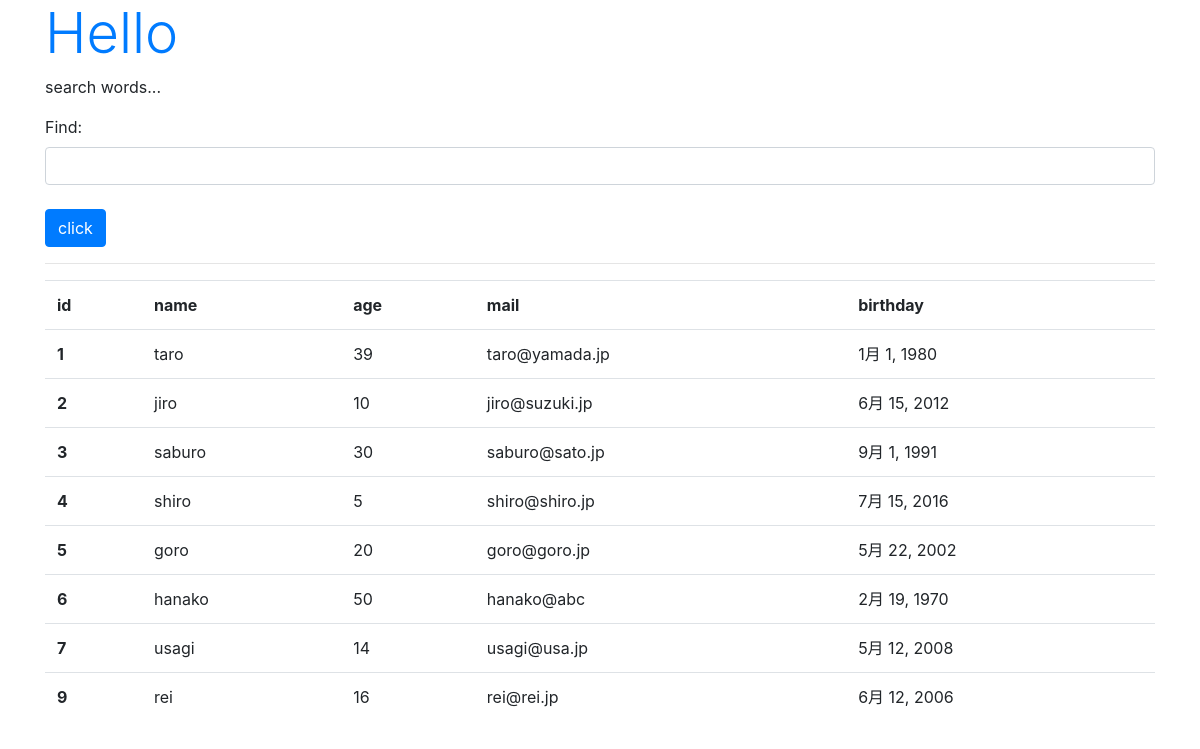
/hello/find, run on the app's committed database.
### hello/models.py (models this page shows, shortened)
class Friend(models.Model):
    name = models.CharField(max_length=100,validators=[number_only])
    mail = models.EmailField(max_length=200)
    gender = models.BooleanField()
    age = models.IntegerField()
    birthday = models.DateField()

### hello/views.py (the view)
# urls.py: path('find', views.find, name='find'),
def find(request):
    if (request.method == 'POST'):
        msg = request.POST['find']
        form = FindForm(request.POST)
        sql = 'select * from hello_friend'
        if ( msg != ''):
            sql += ' Where ' + msg
        data = Friend.objects.raw(sql)
        msg = sql
    else:
        msg = 'search words...'
        form = FindForm()
        data = Friend.objects.all()
    params = {
        'title' : 'Hello',
        'message' : msg,
        'form' : form,
        'data' : data
    }
    return render(request, 'hello/find.html', params)

### hello/forms.py
class FindForm(forms.Form):
    find = forms.CharField(label='Find', required=False, widget=forms.TextInput(attrs={'class':'form-control'}))

### hello/templates/hello/find.html (shortened to what this page needs)
{% load static %}
<!DOCTYPE html>
<html lang="ja">
<head>
    <link rel="stylesheet"
    href="https://stackpath.bootstrapcdn.com/bootstrap/4.3.1/css/bootstrap.min.css"
>
</head>
<body class="container">
    <h1 class="display-4 text-primary">{{title}}</h1>
    <p>{{message|safe}}</p>
    <form action="{% url 'find' %}" method="post">
    {{ form.as_p }}
    <tr><th></th><td>
        <input type="submit" value="click" class="btn btn-primary mt-2"></td></tr>
    </form>
    <hr>
    <table class="table">
        <tr>
            <th>id</th>
            <th>name</th>
            <th>age</th>
            <th>mail</th>
            <th>birthday</th>
        </tr>
    {% for item in data %}
        <tr>
            <th>{{item.id}}</th>
            <td>{{item.name}}</td>
            <td>{{item.age}}</td>
            <td>{{item.mail}}</td>
            <td>{{item.birthday}}</td>
        </tr>
    {% endfor %}
    </table>
</body>
</html>

### data on the page
Friend: id "1", name "taro", age "39", mail "taro@yamada.jp", birthday "1月 1, 1980"
Friend: id "2", name "jiro", age "10", mail "jiro@suzuki.jp", birthday "6月 15, 2012"
Friend: id "3", name "saburo", age "30", mail "saburo@sato.jp", birthday "9月 1, 1991"
Friend: id "4", name "shiro", age "5", mail "shiro@shiro.jp", birthday "7月 15, 2016"
Friend: id "5", name "goro", age "20", mail "goro@goro.jp", birthday "5月 22, 2002"
Friend: id "6", name "hanako", age "50", mail "hanako@abc", birthday "2月 19, 1970"
Friend: id "7", name "usagi", age "14", mail "usagi@usa.jp", birthday "5月 12, 2008"
Friend: id "9", name "rei", age "16", mail "rei@rei.jp", birthday "6月 12, 2006"

### other printed values
{{ title }} "Hello"
{{ message|safe }} "search words..."
